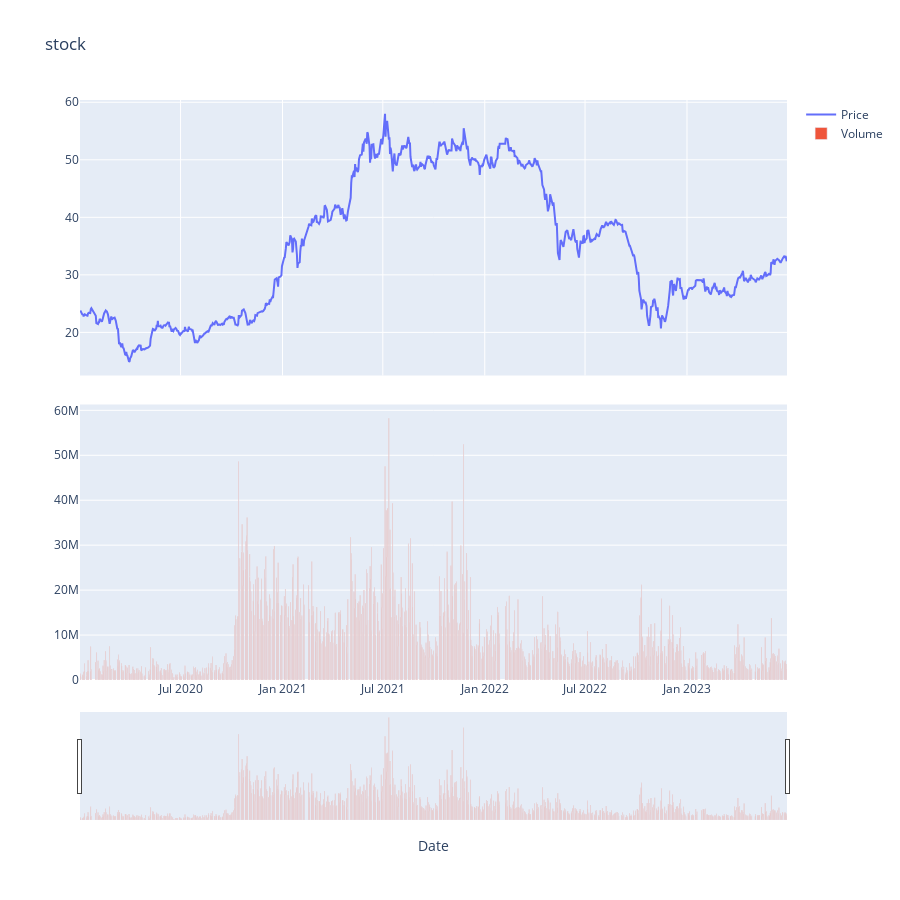

Source (notebook cell):
### Code cell
make_graph(data_clean)

### Figure 1 — Plotly figure (JSON) as saved in the notebook; plotly's stock layout.template omitted (floating-point values rounded to 4 significant figures; data arrays with more than 128 entries replaced by an {"elided": "..."} marker saying what was removed)
{"data": [{"name": "Price", "type": "scatter", "x": {"elided": "872 str values"}, "xaxis": "x", "y": {"elided": "872 float values"}, "yaxis": "y"}, {"name": "Volume", "type": "bar", "x": {"elided": "872 str values"}, "xaxis": "x2", "y": {"elided": "872 int values"}, "yaxis": "y2"}], "layout": {"height": 900, "showlegend": true, "title": {"text": "stock"}, "xaxis": {"anchor": "y", "domain": [0, 1], "matches": "x2", "rangeslider": {"visible": false}, "showticklabels": false}, "xaxis2": {"anchor": "y2", "domain": [0, 1], "rangeslider": {"visible": true}, "title": {"text": "Date"}}, "yaxis": {"anchor": "x", "domain": [0.525, 1]}, "yaxis2": {"anchor": "x2", "domain": [0, 0.475]}}}
